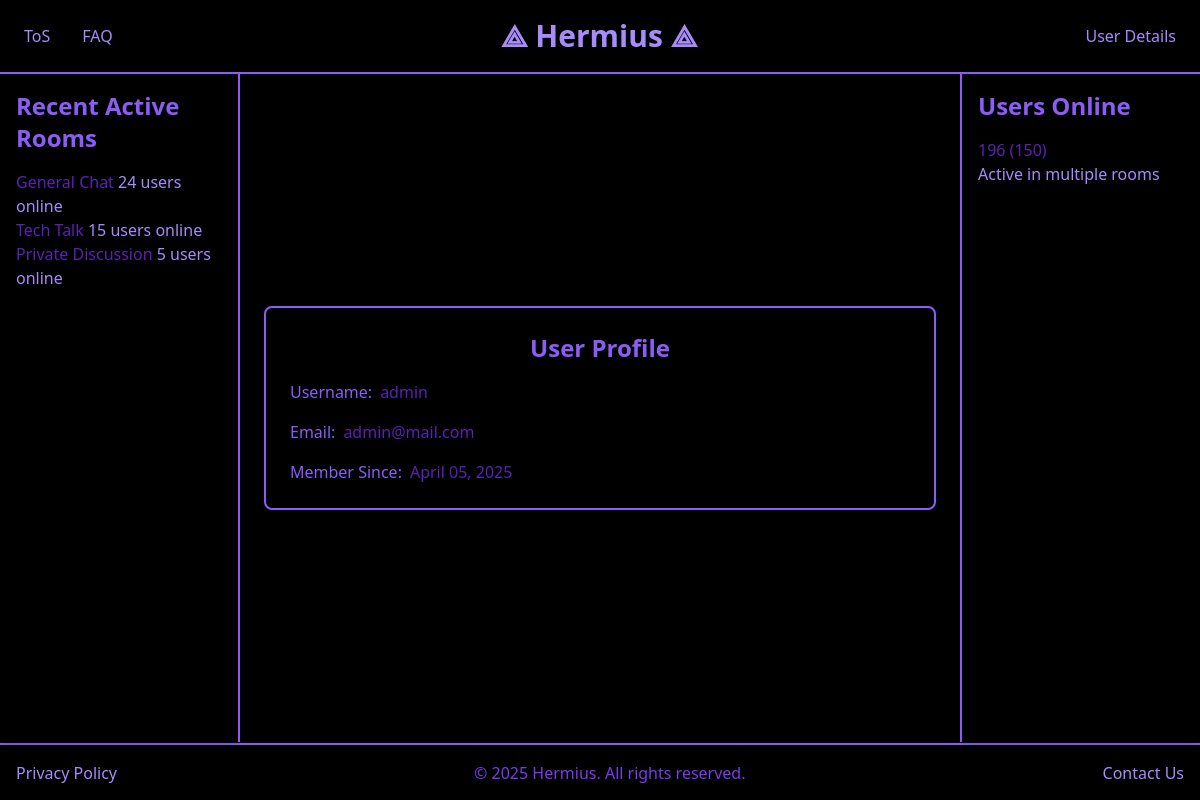
The page /user_profile (signed in) on the database as committed earlier.
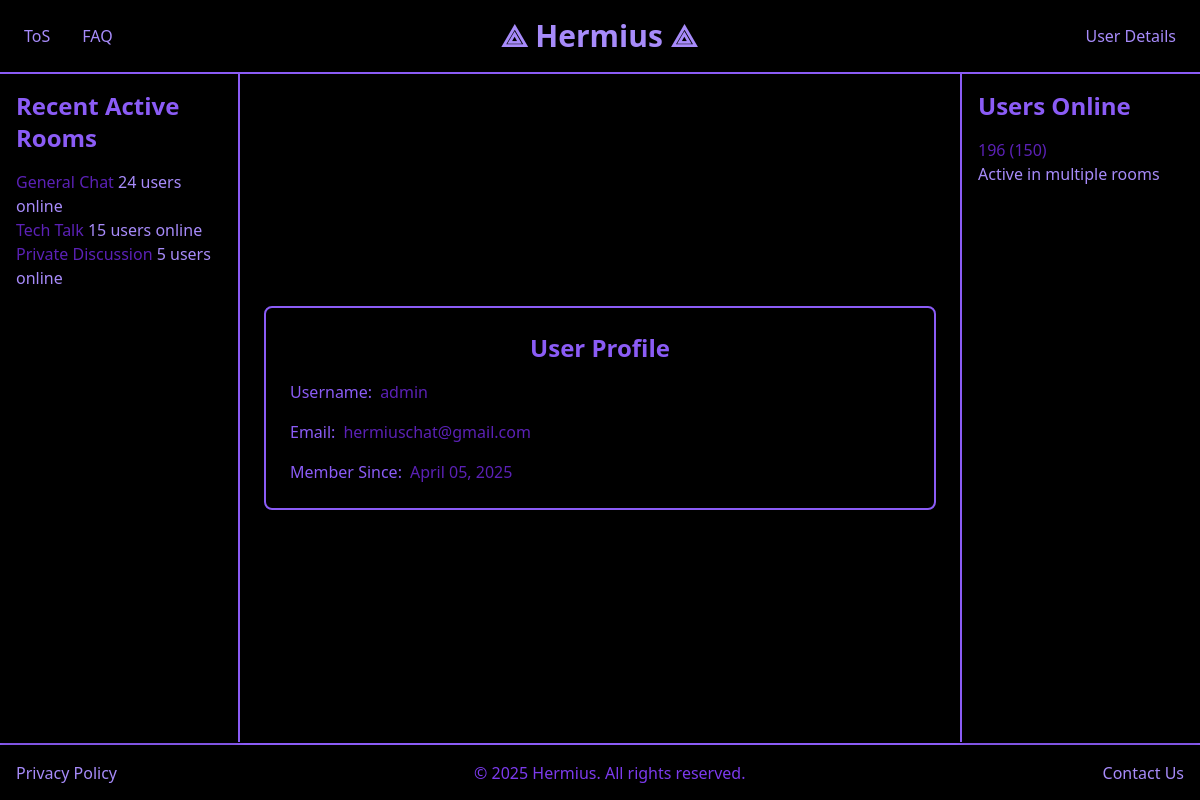
The same page on the database as committed later.
### tables this page shows
CREATE TABLE users (
        id INTEGER PRIMARY KEY AUTOINCREMENT,
        username TEXT UNIQUE NOT NULL,
        email TEXT UNIQUE NOT NULL,
        password TEXT NOT NULL,
        member_since TEXT
    );

### app/routes/auth_routes.py (the view)
@auth_routes.route("/user_profile")
def user_profile():
    if "username" not in session:
        flash("Login required", "error")
        return redirect(url_for("auth_routes.login"))
    username = session['username']
    conn = get_db_connection()
    c = conn.cursor()
    user = c.execute('SELECT * FROM users WHERE username = ?', (username,)).fetchone()
    conn.close()
    member_since = datetime.strptime(user[4], '%Y-%m-%d %H:%M:%S.%f')
    return render_template('user_profile.html', user=username, email=user['email'], member_since=member_since)

### app/database/db.py (called while the page is built)
def get_db_connection():
    conn = sqlite3.connect("main.db", check_same_thread=False)
    conn.row_factory = sqlite3.Row
    return conn

### app/templates/user_profile.html (shortened to what this page needs)
<!DOCTYPE html>
<html lang="en">
<head>
    <link rel="stylesheet" href="https://cdn.jsdelivr.net/npm/tailwindcss@2.2.19/dist/tailwind.min.css" />
</head>
<body class="bg-black text-purple-800">
    <header class="bg-black border-b-2 border-purple-500 shadow-md p-4 flex justify-between items-center">
        <nav class="flex space-x-4">
            <a href="{{ url_for('utility_routes.tos') }}" class="text-purple-400 hover:bg-purple-600 hover:text-white p-2 rounded">ToS</a>
            <a href="{{ url_for('utility_routes.faq') }}" class="text-purple-400 hover:bg-purple-600 hover:text-white p-2 rounded">FAQ</a>
        </nav>
        <h1 class="text-3xl font-extrabold">
            <a href="{{ url_for('main_routes.home') }}" class="text-purple-400 hover:text-purple-600">⟁ Hermius ⟁</a>
        </h1>
        <div class="flex space-x-4">
            {% if session.get('username') %}
            <div class="relative" id="user-details-container">
                <button class="text-purple-400 hover:bg-purple-600 hover:text-white p-2 rounded" id="user-details-btn">User Details</button>
            </div>
            {% else %}
            <a href="{{ url_for('auth_routes.login') }}" class="text-purple-400 hover:bg-purple-600 hover:text-white p-2 rounded">Log In</a>
            <a href="{{ url_for('auth_routes.signup') }}" class="text-purple-400 hover:bg-purple-600 hover:text-white p-2 rounded">Sign Up</a>
            {% endif %}
        </div>
    </header>
    <aside class="sidebar left-0 bg-black border-r-2 border-purple-500 shadow-md p-4">
        <h2 class="text-2xl font-bold text-purple-500 mb-4">Recent Active Rooms</h2>
        <ul class="text-purple-800">
            <li>General Chat <span class="text-purple-400">24 users online</span></li>
            <li>Tech Talk <span class="text-purple-400">15 users online</span></li>
            <li>Private Discussion <span class="text-purple-400">5 users online</span></li>
        </ul>
    </aside>
    <aside class="sidebar right-0 bg-black border-l-2 border-purple-500 shadow-md p-4">
        <h2 class="text-2xl font-bold text-purple-500 mb-4">Users Online</h2>
        <p class="text-purple-800">196 (150)</p>
        <p class="text-purple-400">Active in multiple rooms</p>
    </aside>
    <main class="main-content bg-black flex justify-center items-center">
        <div class="container mx-auto p-6 text-center">
            <div class="bg-black shadow-md p-6 rounded-lg border-2 border-purple-500">
                <h3 class="text-2xl font-bold text-purple-500 mb-4">User Profile</h3>
                <div class="space-y-4">
                    <div class="flex items-center space-x-2">
                        <label class="block text-purple-500">Username:</label>
                        <p class="text-purple-800">{{ user }}</p>
                    </div>
                    <div class="flex items-center space-x-2">
                        <label class="block text-purple-500">Email:</label>
                        <p class="text-purple-800">{{ email }}</p>
                    </div>
                    <div class="flex items-center space-x-2">
                        <label class="block text-purple-500">Member Since:</label>
                        <p class="text-purple-800">{{ member_since.strftime('%B %d, %Y') }}</p>
                    </div>
                </div>
            </div>
        </div>
    </main>
    <footer class="p-4 text-purple-600 bg-black border-t-2 border-purple-500 shadow-md flex justify-between items-center">
        <a href="" class="text-purple-400 hover:text-purple-600">Privacy Policy</a>
        <p>&copy; <span id="year"></span> Hermius. All rights reserved.</p>
        <a href="{{ url_for('utility_routes.contact') }}" class="text-purple-400 hover:text-purple-600">Contact Us</a>
    </footer>
</body>
</html>

### app/templates/user_profile.html (style rules this page uses)
.sidebar { position: fixed; top: 4.6rem; bottom: 3.6rem; width: 20%; overflow-y: auto; }
.main-content { margin-left: 20%; margin-right: 20%; min-height: calc(100vh - 8.2rem); }

Rows that differ between the two databases and show on the page:
changed users "admin": email "admin@mail.com" → "hermiuschat@gmail.com"
